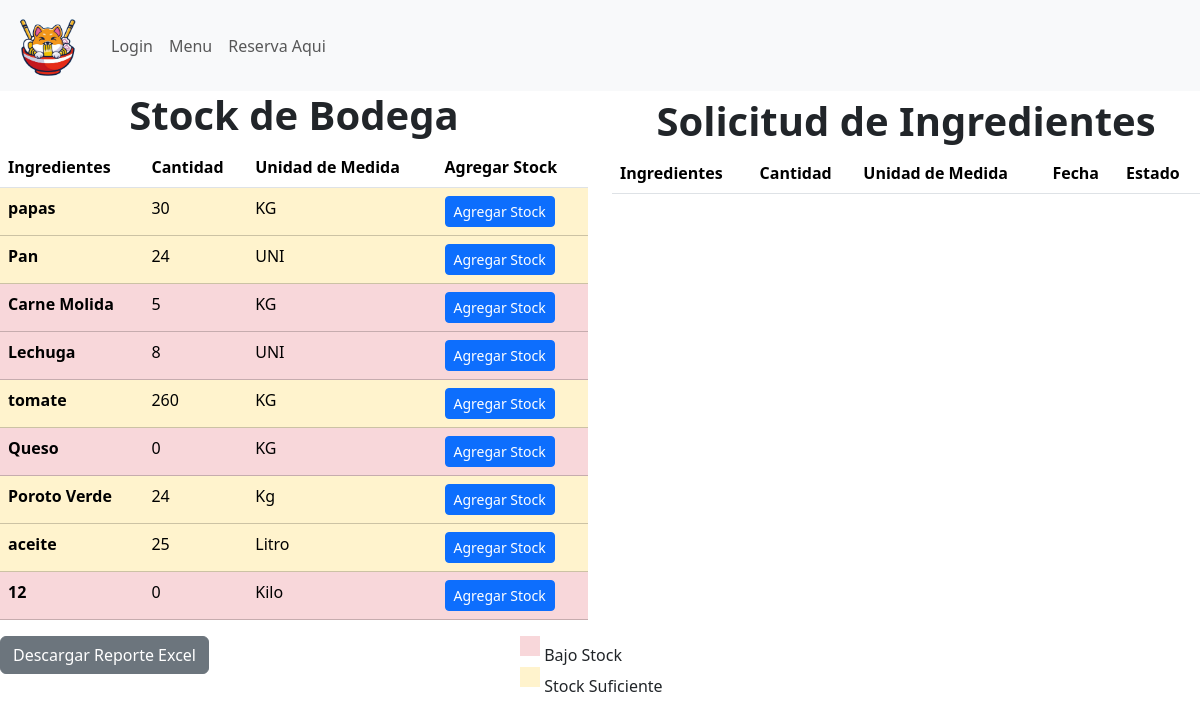
The app's page /listaringredientes, older data.
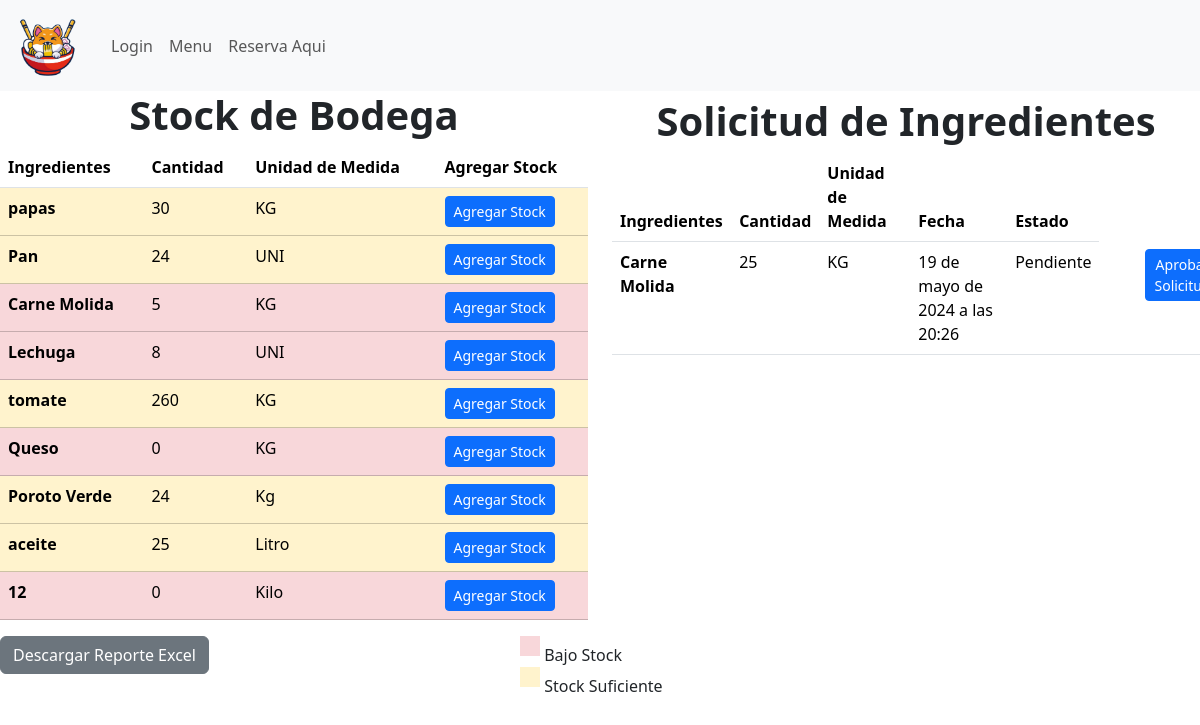
The same page, newer data.
### appweb/models.py (models this page shows, shortened)
class Bodega(models.Model):
    ID_Ing_Bod = models.AutoField(primary_key=True,help_text="Id del ingrediente en la bodega")
    Cantidad = models.IntegerField(help_text="Cantidad de ingredientes en bodega")
    ID_Ingrediente = models.ForeignKey(Ingredientes, on_delete=models.CASCADE, help_text="Id del ingrediente")

class Ingredientes(models.Model):
    ID_Ingrediente = models.AutoField(primary_key=True,help_text="Id del ingrediente")
    nombre = models.CharField(max_length=50 , help_text="nombre del ingrediente")
    Costo = models.IntegerField(help_text="Valor del ingrediente")
    unidad_medida = models.CharField(max_length=4 , help_text="Unidad de medida del ingrediente")
    def __str__(self):
        return self.nombre

class Sol_Ingredientes(models.Model):
    ID_Solicitud_Ingrediente = models.AutoField(primary_key=True,help_text="Id de la solicitud")
    Ingrediente = models.ForeignKey(Ingredientes,on_delete=models.CASCADE, default="0")
    Cantidad = models.IntegerField(help_text="Cantidad solicitada")
    fecha_y_hora = models.DateTimeField(default=timezone.now)
    Realizado = models.BooleanField(default=0)

### appweb/views.py (the view)
# urls.py: path('listaringredientes', listaringredientes, name='listaringredientes' ),
def listaringredientes (request):
    peticiones = Sol_Ingredientes.objects.all()
    ingredientes = Bodega.objects.all()
    data = {
        'mis_ingredientes' : ingredientes ,
        'mis_peticiones' : peticiones
    }
    return render(request,"mantenedor/admin/listaringredientes.html", data )

### appweb/templates/mantenedor/admin/listaringredientes.html (shortened to what this page needs)
{% extends 'base.html' %}
{% block contenido %}
<div class="row">
  <div class="col-6">
    <table class="table">
      <h1 style="text-align: center;"><b>Stock de Bodega</b></h1>
        <thead>
          <tr>
            <th scope="col">Ingredientes</th>
            <th scope="col">Cantidad</th>
            <th scope="col">Unidad de Medida</th>
            <th scope="col">Agregar Stock</th>
          </tr>
        </thead>
        <tbody>
            {% for i in mis_ingredientes %}
          <tr {% if i.Cantidad <= 20 %}
              class="table-danger intense-red"
              {% elif i.Cantidad > 20 %}
                  class="table-warning"
            {% endif %}>
            <th scope="row"> {{ i.ID_Ingrediente }} </th>
            <td> {{ i.Cantidad }} </td>
            <td>{{ i.ID_Ingrediente.unidad_medida }}</td>
            <td>
              <button type="button" class="btn btn-primary btn-sm"  data-bs-toggle="modal" data-bs-target="#modalAgregarStock{{ i.ID_Ingrediente.ID_Ingrediente }}">Agregar Stock</button>
            </td>
          </tr>
          {% endfor %}
        </tbody>
      </table>
  </div>
  <div class="col-6">
    <table class="table">
      <h1 style="text-align: center; margin-top: 1%;"><b>Solicitud de Ingredientes</b></h1>
      <thead>
        <tr>
          <th scope="col">Ingredientes</th>
          <th scope="col">Cantidad</th>
          <th scope="col">Unidad de Medida</th>
          <th scope="col">Fecha</th>
          <th scope="col">Estado</th>
        </tr>
      </thead>
      <tbody>
          {% for e in mis_peticiones %}
          {% if e.Realizado == 0 %}
        <tr>
          <th scope="row"> {{ e.Ingrediente }} </th>
          <td> {{ e.Cantidad }} </td>
          <td>{{e.Ingrediente.unidad_medida}}</td>
          <td> {{ e.fecha_y_hora }} </td>
          {% if e.Realizado == 0 %}
          <td>Pendiente</td>
          {% endif %}
          <td><a href="{% url 'descuenta_ingrediente' e.ID_Solicitud_Ingrediente %}" class="btn btn-primary btn-sm" style="margin-left: 45%;">Aprobar Solicitud </button> </td>
        </tr>
        {% endif %}
        {% endfor %}
      </tbody>
    </table>
  </div>
</div>
<div class="row">
  <div class="col-5"><a href="{% url 'DescargarReporteExcel' %}" class="btn btn-secondary btn-bg" style="margin-left: 0%;">Descargar Reporte Excel</a>
  </div>
  <div class="col-4">
    <div style="display: inline-block; margin-left: 10px; margin-bottom: 5px; width: 20px; height: 20px; background-color: #f8d7da;"></div>
  <span>Bajo Stock</span>
  <br>
  <div style="display: inline-block; margin-left: 10px; margin-bottom: 5px; width: 20px; height: 20px; background-color: #fff3cd;"></div>
  <span>Stock Suficiente</span>
</div>
</div>
{% endblock %}

Row changes from the older to the newer data that the page shows:
added Sol_Ingredientes: Ingrediente "Carne Molida", Cantidad "25", Ingrediente.unidad_medida "KG", fecha_y_hora "19 de mayo de 2024 a las 20:26", Realizado "Pendiente"
